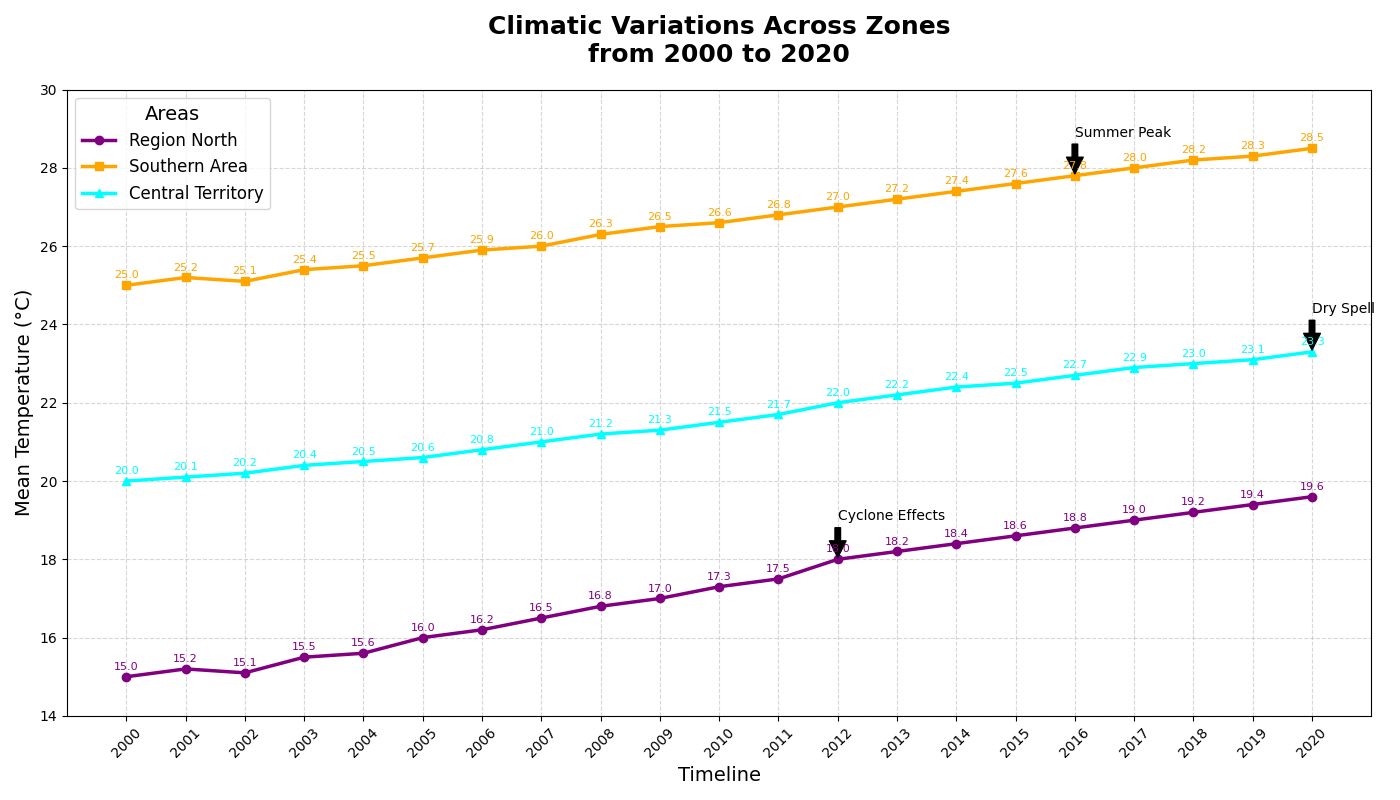

Reproduce this figure in Python.
import matplotlib.pyplot as plt
import numpy as np

years = np.arange(2000, 2021)

north_region_temp = np.array([15, 15.2, 15.1, 15.5, 15.6, 16, 16.2, 16.5, 16.8, 17, 17.3, 17.5, 18, 18.2, 18.4, 18.6, 18.8, 19, 19.2, 19.4, 19.6])
south_region_temp = np.array([25, 25.2, 25.1, 25.4, 25.5, 25.7, 25.9, 26, 26.3, 26.5, 26.6, 26.8, 27, 27.2, 27.4, 27.6, 27.8, 28, 28.2, 28.3, 28.5])
central_region_temp = np.array([20, 20.1, 20.2, 20.4, 20.5, 20.6, 20.8, 21, 21.2, 21.3, 21.5, 21.7, 22, 22.2, 22.4, 22.5, 22.7, 22.9, 23, 23.1, 23.3])

fig, ax = plt.subplots(figsize=(14, 8))

# Altered colors for experimentation
ax.plot(years, north_region_temp, 'o-', label='Region North', color='purple', linewidth=2.5)
ax.plot(years, south_region_temp, 's-', label='Southern Area', color='orange', linewidth=2.5)
ax.plot(years, central_region_temp, '^-', label='Central Territory', color='cyan', linewidth=2.5)

ax.set_title("Climatic Variations Across Zones\nfrom 2000 to 2020", fontsize=18, fontweight='bold', pad=20)
ax.set_xlabel("Timeline", fontsize=14)
ax.set_ylabel("Mean Temperature (°C)", fontsize=14)

ax.legend(title="Areas", fontsize=12, title_fontsize=14, loc='upper left')

important_years = [2012, 2016, 2020]
annotations = [
    (2012, north_region_temp[years == 2012][0], 'Cyclone Effects'),
    (2016, south_region_temp[years == 2016][0], 'Summer Peak'),
    (2020, central_region_temp[years == 2020][0], 'Dry Spell')
]

for year, value, note in annotations:
    ax.annotate(note, 
                xy=(year, value), 
                xytext=(year, value + 1), 
                textcoords='data',
                arrowprops=dict(facecolor='black', shrink=0.05),
                fontsize=10, 
                color='black')

for year, n_temp, s_temp, c_temp in zip(years, north_region_temp, south_region_temp, central_region_temp):
    ax.annotate(f'{n_temp:.1f}', xy=(year, n_temp), textcoords="offset points", xytext=(0,5), ha='center', fontsize=8, color='purple')
    ax.annotate(f'{s_temp:.1f}', xy=(year, s_temp), textcoords="offset points", xytext=(0,5), ha='center', fontsize=8, color='orange')
    ax.annotate(f'{c_temp:.1f}', xy=(year, c_temp), textcoords="offset points", xytext=(0,5), ha='center', fontsize=8, color='cyan')

ax.grid(True, linestyle='--', alpha=0.5)
ax.set_xlim(1999, 2021)
ax.set_ylim(14, 30)

plt.xticks(years, rotation=45)
plt.tight_layout()

plt.show()
